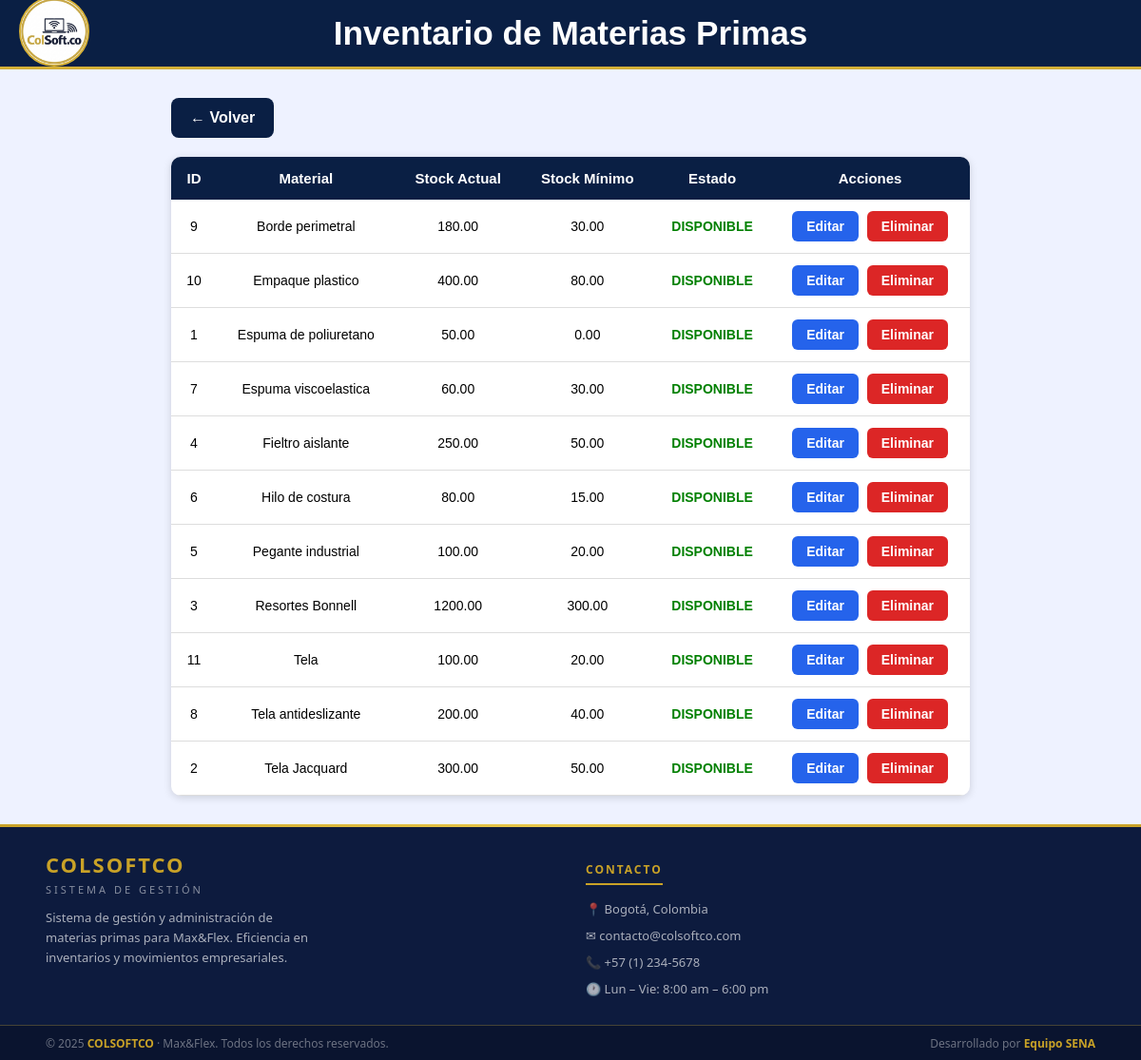
Screenshot of /view/inventario_materiaprima/inventario_materia_prima.php with the database file from the repository.
### tables this page shows
CREATE TABLE `materias_primas` (
  `id_material` int(11) NOT NULL,
  `nombre_material` varchar(100) NOT NULL,
  `stock_actual` decimal(12,2) DEFAULT 0.00,
  `stock_minimo` decimal(12,2) NOT NULL,
  `id_unidad` int(11) DEFAULT NULL,
  `id_proveedor` int(11) DEFAULT NULL
);

### view/inventario_materiaprima/inventario_materia_prima.php (the view, shortened to what this page needs)
<?php
$db = new Conexion();
$conn = $db->getConnection();
$sql = "
SELECT
    id_material,
    nombre_material,
    stock_actual,
    stock_minimo
FROM materias_primas
ORDER BY nombre_material ASC
";
$stmt = $conn->prepare($sql);
$stmt->execute();
$materiales = $stmt->fetchAll(PDO::FETCH_ASSOC);
?>
<!DOCTYPE html>
<html lang="es">
<head>
    <link rel="stylesheet" href="inventariomp.css">
</head>
<body>
    <header class="header">
        <div class="logo">
            <img src="../../public/imagenes/logo.png" alt="logo">
        </div>
        <h1>Inventario de Materias Primas</h1>
    </header>
    <div class="container">
        <a class="btn-volver" href="../panel_admin/panel_admin.html">
            ← Volver
        </a>
        <table>
            <tr>
                <th>ID</th>
                <th>Material</th>
                <th>Stock Actual</th>
                <th>Stock Mínimo</th>
                <th>Estado</th>
                <th>Acciones</th>
            </tr>
            <?php foreach ($materiales as $m): ?>
                <tr>
                    <td><?= $m['id_material'] ?></td>
                    <td><?= htmlspecialchars($m['nombre_material']) ?></td>
                    <td><?= $m['stock_actual'] ?></td>
                    <td><?= $m['stock_minimo'] ?></td>
                    <td>
                        <?php if ($m['stock_actual'] <= $m['stock_minimo']): ?>
                            <span class="alerta">STOCK BAJO</span>
                        <?php else: ?>
                            <span class="normal">DISPONIBLE</span>
                        <?php endif; ?>
                    </td>
                    <td class="acciones">
                        <a class="btn-editar" href="../control_de_stock/inventario/editar_inventario.php?id=<?= $m['id_material'] ?>">
                            Editar
                        </a>
                        <a href="../control_de_stock/inventario/eliminar_inventario.php?id=<?= $m['id_material'] ?>" class="btn-eliminar">
                            Eliminar
                        </a>
                    </td>
                </tr>
            <?php endforeach; ?>
        </table>
    </div>
    <footer>
        <div class="footer-divider"></div>
        <div class="footer-top">
            <div>
                <p class="footer-brand-name">COLSOFTCO</p>
                <p class="footer-brand-sub">Sistema de Gestión</p>
                <p class="footer-brand-desc">
                    Sistema de gestión y administración de materias primas para Max&Flex.
                    Eficiencia en inventarios y movimientos empresariales.
                </p>
            </div>
            <div>
                <p class="footer-col-title">Contacto</p>
                <div class="footer-contact-item">📍 Bogotá, Colombia</div>
                <div class="footer-contact-item">✉ contacto@colsoftco.com</div>
                <div class="footer-contact-item">📞 +57 (1) 234-5678</div>
                <div class="footer-contact-item">🕐 Lun – Vie: 8:00 am – 6:00 pm</div>
            </div>
        </div>
        <div class="footer-bottom">
            <span>© 2025 <strong>COLSOFTCO</strong> · Max&Flex. Todos los derechos reservados.</span>
            <span>Desarrollado por <strong>Equipo SENA</strong></span>
        </div>
    </footer>
</body>
</html>

### view/inventario_materiaprima/inventariomp.css (style rules this page uses)
body { margin:0; font-family:Arial, Helvetica, sans-serif; background:#eef2ff; min-height: 100vh; display: flex; flex-direction: column; }
.header { background: #0A1F44; border-bottom: 3px solid #d4af37; padding: 15px 30px; position: relative; display: flex; align-items: center; justify-content: center; }
.header .logo { position: absolute; left: 20px; }
.header .logo img { width: 70px; height: 70px; border-radius: 50%; border: 2px solid #d4af37; background: white; }
.header h1 { color: white; font-size: 2.2rem; margin: 0; font-weight: bold; }
.container { width: 70%; max-width: 1100px; margin: 30px auto; flex: 1; }
.btn-volver, .volver { display:inline-block; background:#0A1F44; color:white; text-decoration:none; padding:12px 20px; border-radius:8px; font-weight:bold; margin-bottom:20px; transition:.3s; }
table { width:100%; border-collapse:collapse; background:white; box-shadow:0 2px 8px rgba(0,0,0,.15); border-radius:10px; overflow:hidden; }
th { background:#0A1F44; color:white; padding:14px; text-align:center; font-size:15px; }
td { padding:12px; text-align:center; border-bottom:1px solid #ddd; font-size:14px; }
.normal { color:green; font-weight:bold; }
.acciones { white-space:nowrap; text-align:center; }
.btn-editar { display:inline-block; background:#2563eb; color:white; padding:8px 15px; border-radius:6px; text-decoration:none; font-weight:bold; margin-right:5px; transition:.3s; }
.btn-eliminar { display:inline-block; background:#dc2626; color:white; padding:8px 15px; border-radius:6px; text-decoration:none; font-weight:bold; transition:.3s; }
footer { background: #0D1B3E; color: #ffffff; font-family: 'Segoe UI', Arial, sans-serif; width: 100%; box-sizing: border-box; margin-top: 0; flex-shrink: 0; }
.footer-divider { width: 100%; height: 3px; background: linear-gradient(90deg, #C9A227, #E8C84A, #C9A227); }
.footer-top { display: grid; grid-template-columns: 1fr 1fr; gap: 2rem; padding: 1.5rem 3rem 1.2rem; border-bottom: 1px solid rgba(201, 162, 39, 0.3); }
.footer-brand-name { font-size: 22px; font-weight: 700; color: #C9A227; letter-spacing: 2px; margin: 0 0 4px; }
.footer-brand-sub { font-size: 11px; letter-spacing: 3px; color: rgba(255, 255, 255, 0.5); text-transform: uppercase; margin: 0 0 12px; }
.footer-brand-desc { font-size: 13px; color: rgba(255, 255, 255, 0.65); line-height: 1.6; max-width: 280px; margin: 0; }
.footer-col-title { font-size: 12px; font-weight: 700; letter-spacing: 2px; text-transform: uppercase; color: #C9A227; border-bottom: 2px solid #C9A227; display: inline-block; padding-bottom: 6px; margin-bottom: 16px; }
.footer-contact-item { display: flex; align-items: flex-start; gap: 10px; margin-bottom: 10px; font-size: 13px; color: rgba(255, 255, 255, 0.65); }
.footer-bottom { display: flex; justify-content: space-between; align-items: center; padding: 0.6rem 3rem; background: rgba(0, 0, 0, 0.25); flex-wrap: wrap; gap: 8px; }
.footer-bottom span { font-size: 12px; color: rgba(255, 255, 255, 0.4); }
.footer-bottom strong { color: #C9A227; }

### rows the page displays
materias_primas: id_material "9", nombre_material "Borde perimetral", stock_actual "180.00", stock_minimo "30.00", shows "DISPONIBLE"
materias_primas: id_material "10", nombre_material "Empaque plastico", stock_actual "400.00", stock_minimo "80.00", shows "DISPONIBLE"
materias_primas: id_material "1", nombre_material "Espuma de poliuretano", stock_actual "50.00", stock_minimo "0.00", shows "DISPONIBLE"
materias_primas: id_material "7", nombre_material "Espuma viscoelastica", stock_actual "60.00", stock_minimo "30.00", shows "DISPONIBLE"
materias_primas: id_material "4", nombre_material "Fieltro aislante", stock_actual "250.00", stock_minimo "50.00", shows "DISPONIBLE"
materias_primas: id_material "6", nombre_material "Hilo de costura", stock_actual "80.00", stock_minimo "15.00", shows "DISPONIBLE"
materias_primas: id_material "5", nombre_material "Pegante industrial", stock_actual "100.00", stock_minimo "20.00", shows "DISPONIBLE"
materias_primas: id_material "3", nombre_material "Resortes Bonnell", stock_actual "1200.00", stock_minimo "300.00", shows "DISPONIBLE"
materias_primas: id_material "11", nombre_material "Tela", stock_actual "100.00", stock_minimo "20.00", shows "DISPONIBLE"
materias_primas: id_material "8", nombre_material "Tela antideslizante", stock_actual "200.00", stock_minimo "40.00", shows "DISPONIBLE"
materias_primas: id_material "2", nombre_material "Tela Jacquard", stock_actual "300.00", stock_minimo "50.00", shows "DISPONIBLE"
